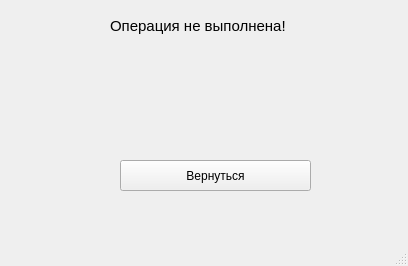
<?xml version="1.0" encoding="UTF-8"?>
<ui version="4.0">
 <class>NoWindow</class>
 <widget class="QMainWindow" name="NoWindow">
  <property name="geometry">
   <rect>
    <x>0</x>
    <y>0</y>
    <width>408</width>
    <height>266</height>
   </rect>
  </property>
  <property name="windowTitle">
   <string>MainWindow</string>
  </property>
  <widget class="QWidget" name="centralwidget">
   <widget class="QLabel" name="label">
    <property name="geometry">
     <rect>
      <x>110</x>
      <y>10</y>
      <width>221</width>
      <height>31</height>
     </rect>
    </property>
    <property name="font">
     <font>
      <pointsize>11</pointsize>
     </font>
    </property>
    <property name="text">
     <string>Операция не выполнена!</string>
    </property>
   </widget>
   <widget class="QPushButton" name="ExitButton">
    <property name="geometry">
     <rect>
      <x>120</x>
      <y>160</y>
      <width>191</width>
      <height>31</height>
     </rect>
    </property>
    <property name="text">
     <string>Вернуться</string>
    </property>
   </widget>
   <widget class="QLabel" name="balanceLabel">
    <property name="geometry">
     <rect>
      <x>120</x>
      <y>80</y>
      <width>201</width>
      <height>31</height>
     </rect>
    </property>
    <property name="font">
     <font>
      <pointsize>11</pointsize>
     </font>
    </property>
    <property name="text">
     <string/>
    </property>
   </widget>
  </widget>
  <widget class="QMenuBar" name="menubar">
   <property name="geometry">
    <rect>
     <x>0</x>
     <y>0</y>
     <width>408</width>
     <height>26</height>
    </rect>
   </property>
  </widget>
  <widget class="QStatusBar" name="statusbar"/>
 </widget>
 <resources/>
 <connections/>
</ui>
